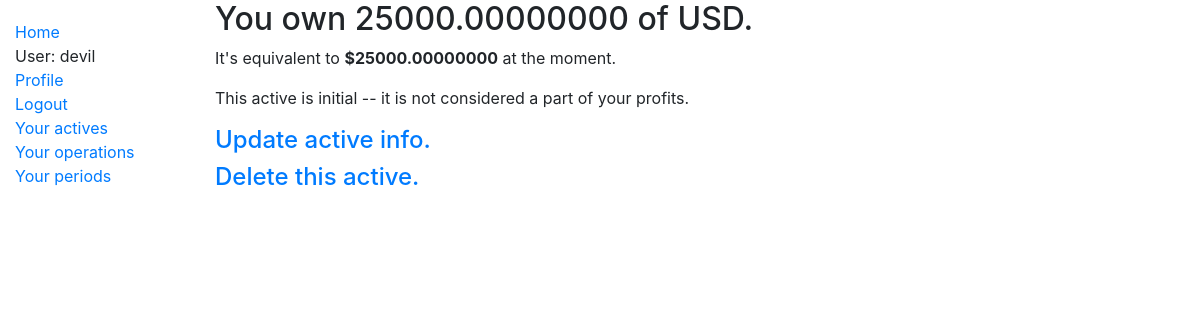
The app's page /active/3/ (signed in) with its own data.
### trader_journal/models.py (models this page shows, shortened)
class Active(models.Model):
    user_id = models.ForeignKey(User, on_delete=models.CASCADE)
    currency = models.CharField(max_length=5)
    amount = models.DecimalField(max_digits=16,decimal_places=8)
    is_initial = models.BooleanField(default=False)
    def get_in_usd(self):
        if self.currency=='USD':
            return self.amount
        query = f'/exchangerate/{self.currency}/USD'
        return conv.get_from_api(query).get('rate')*float(self.amount)

### trader_journal/views.py (the view)
# urls.py: path('active/<int:pk>/', views.ActiveDetailView.as_view(), name='active_detail'),
class ActiveDetailView(UserDetailView):
    model = models.Active

### trader_journal/views.py (called while the page is built)
    def get_object(self, queryset=None):
        obj = super(UserDetailView,self).get_object()
        if not obj.user_id.id==self.request.user.id:
            raise Http404
        else:
            return obj

### trader_journal/templates/trader_journal/active_detail.html
{% extends "base_generic.html" %}
{% block content %}
  <h2>You own {{ active.amount }} of {{ active.currency }}.</h2>
  <p>It's equivalent to <strong>${{active.get_in_usd}}</strong> at the moment.</p>
  {% if active.is_initial %}
  <p>This active is initial -- it is not considered a part of your profits.</p>
  {% endif %}
  <a href='{% url 'trader_journal:active_update' active.pk %}'><h4>Update active info.</h4></a>
  <a href='{% url 'trader_journal:active_delete' active.pk %}'><h4>Delete this active.</h4></a>
{% endblock %}

### trader_journal/templates/base_generic.html (shortened to what this page needs)
<!DOCTYPE html>
<html lang="en">
<head>
  <link rel="stylesheet" href="https://stackpath.bootstrapcdn.com/bootstrap/4.4.1/css/bootstrap.min.css">
  {% load static %}
  <link rel="stylesheet" href="{% static 'css/styles.css' %}">
</head>
<body>
  <div class="container-fluid">
    <div class="row">
      <div class="col-sm-2">
      {% block sidebar %}
        <ul class="sidebar-nav">
          <li><a href="{% url 'trader_journal:index' %}">Home</a></li>
          {% if user.is_authenticated %}
          <li>User: {{ user.get_username }}</li>
          <li><a href="{% url 'trader_journal:profile' %}?next={{request.path}}">Profile</a></li>
          <li><a href="{% url 'trader_journal:logout' %}?next={{request.path}}">Logout</a></li>
          <li><a href="{% url 'trader_journal:actives' %}">Your actives</a></li>
          <li><a href="{% url 'trader_journal:operations' %}">Your operations</a></li>
          <li><a href="{% url 'trader_journal:periods' %}">Your periods</a></li>
          {% else %}
          <li><a href="{% url 'trader_journal:login' %}?next={{request.path}}">Login</a></li>
          <li><a href="{% url 'trader_journal:register' %}?next={{request.path}}">Register</a></li>
          {% endif %}
        </ul>
     {% endblock %}
      </div>
      <div class="col-sm-10 ">{% block content %}{% endblock %}</div>
    </div>
  </div>
</body>
</html>

### trader_journal/static/css/styles.css (style rules this page uses)
.sidebar-nav { margin-top: 20px; padding: 0; list-style: none; }

### records on screen
Active: amount "25000.00000000", currency "USD", get_in_usd "25000.00000000"

### other values on screen
{{ user.get_username }} "devil"
